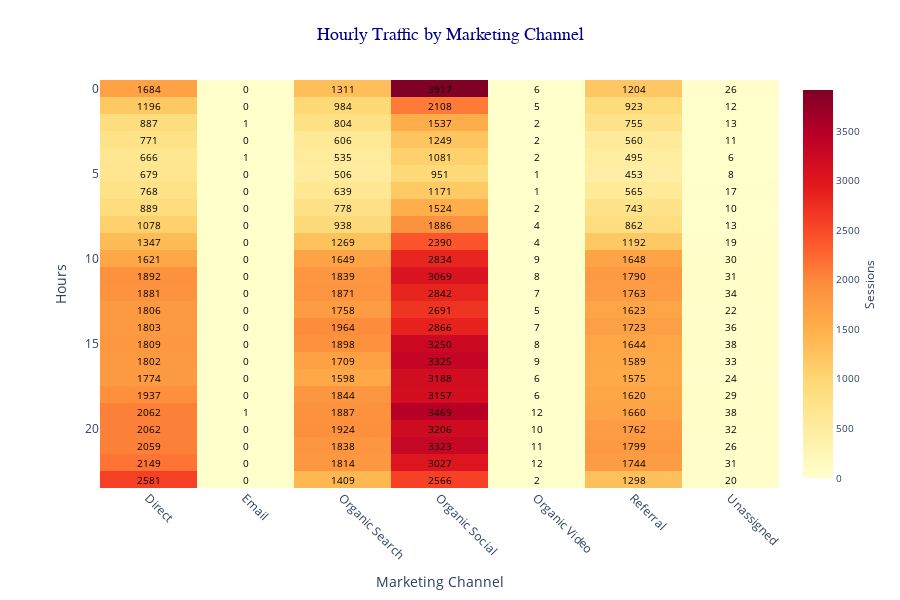

The notebook cell saved with this chart:
### Code cell
# INTERACTIVE HEATMAP IN PLOTLY USING AI:

# Create interactive heatmap
fig = px.imshow(
    hourly_traffic,
    labels=dict(x="Hour of Day", y="Marketing Channel", color="Sessions"),
    x=hourly_traffic.columns,
    y=hourly_traffic.index,
    color_continuous_scale='YlOrRd',  # Same as seaborn
    aspect='auto',
    text_auto=True,  # Show values on cells
    title='Hourly Traffic by Marketing Channel'
)

# Improve layout
fig.update_layout(
    title=dict(text='Hourly Traffic by Marketing Channel', x=0.5, xanchor='center',
        font=dict(size=18, color='darkblue', 
                  family='Arial Black')
    ),
    width=900,
    height=600,
    xaxis=dict(
        title='Marketing Channel',
        tickangle=45,
        side='bottom'
    ),
    yaxis=dict(
        title='Hours',
        autorange='reversed'  # Top to bottom
    ),
    coloraxis_colorbar=dict(
        title='Sessions',
        titleside='right',
        titlefont=dict(size=12),
        tickfont=dict(size=10)
    ),
    plot_bgcolor='white',
    paper_bgcolor='white',
    margin=dict(l=100, r=50, t=80, b=80)
)

# Add hover template
fig.update_traces(
    hovertemplate='<b>%{y}</b><br>' +
                  'Hour: %{x}<br>' +
                  'Sessions: %{z}<extra></extra>',
    textfont=dict(size=10, color='black')
)

fig.show()

### Figure 1 — Plotly figure (JSON) as saved in the notebook; plotly's stock layout.template omitted (floating-point values rounded to 4 significant figures; data arrays with more than 128 entries replaced by an {"elided": "..."} marker saying what was removed)
{"data": [{"coloraxis": "coloraxis", "hovertemplate": "<b>%{y}</b><br>Hour: %{x}<br>Sessions: %{z}<extra></extra>", "name": "0", "textfont": {"color": "black", "size": 10}, "texttemplate": "%{z}", "type": "heatmap", "x": ["Direct", "Email", "Organic Search", "Organic Social", "Organic Video", "Referral", "Unassigned"], "xaxis": "x", "y": [0, 1, 2, 3, 4, 5, 6, 7, 8, 9, 10, 11, 12, 13, 14, 15, 16, 17, 18, 19, 20, 21, 22, 23], "yaxis": "y", "z": {"elided": "24x7 int values"}}], "layout": {"coloraxis": {"colorbar": {"tickfont": {"size": 10}, "title": {"font": {"size": 12}, "side": "right", "text": "Sessions"}}, "colorscale": [[0, "rgb(255,255,204)"], [0.125, "rgb(255,237,160)"], [0.25, "rgb(254,217,118)"], [0.375, "rgb(254,178,76)"], [0.5, "rgb(253,141,60)"], [0.625, "rgb(252,78,42)"], [0.75, "rgb(227,26,28)"], [0.875, "rgb(189,0,38)"], [1, "rgb(128,0,38)"]]}, "height": 600, "margin": {"b": 80, "l": 100, "r": 50, "t": 80}, "paper_bgcolor": "white", "plot_bgcolor": "white", "title": {"font": {"color": "darkblue", "family": "Arial Black", "size": 18}, "text": "Hourly Traffic by Marketing Channel", "x": 0.5, "xanchor": "center"}, "width": 900, "xaxis": {"anchor": "y", "domain": [0, 1], "side": "bottom", "tickangle": 45, "title": {"text": "Marketing Channel"}}, "yaxis": {"anchor": "x", "autorange": "reversed", "domain": [0, 1], "title": {"text": "Hours"}}}}
